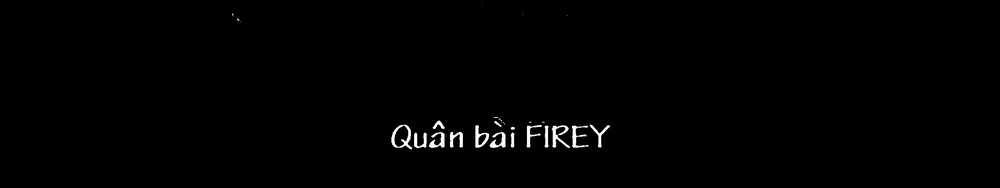
#> input picture m_test_find_font.jpeg, 1000 x 188 px, shrunk from 2560 x 480 before the run
$ jupyter execute --allow-errors Font_Detect.ipynb
#> lines starting #> are read from the running program, lines starting #| are printed output that depends on the picture; after the words box and inside, x2 and y2 are one past the last pixel; in counts of white or black regions, pixels touching at a corner belong together
<a href="https://colab.research.google.com/github/luudanmatcuoi-vn/Similar-Font-Finder/blob/main/Font_Detect.ipynb" target="_parent"></a>

[cell 1]
import sys, re, json
sys.stdout.reconfigure(encoding='utf-8')
import numpy as np
from PIL import Image, ImageDraw, ImageFont
import imagehash
from scipy import ndimage
global_font = "Inconsolata-Bold.ttf"

def get_image(image_path):
#> called with image_path = 'm_test_find_font.jpeg'
  with Image.open(image_path) as image:
#> image is the input picture: PIL image 1000x188 RGB; min 0, max 255, mean 2
    im_arr = np.frombuffer(image.tobytes(), dtype=np.uint8)
    im_arr = np.copy(im_arr)
    im_arr = im_arr.reshape((image.size[1], image.size[0], 3))
    im_arr = im_arr[:,:,0]
    im_arr[im_arr<100] = 0
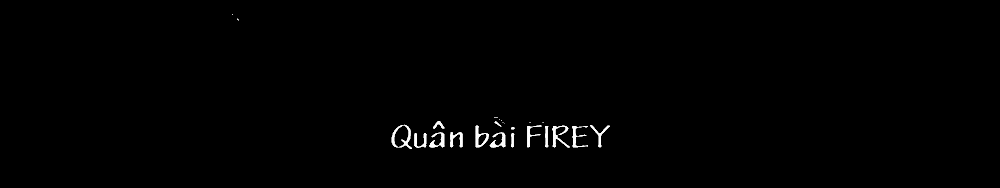
#> im_arr: shape (188, 1000); min 0, max 255, mean 1.8
  return np.array(im_arr, dtype=bool)
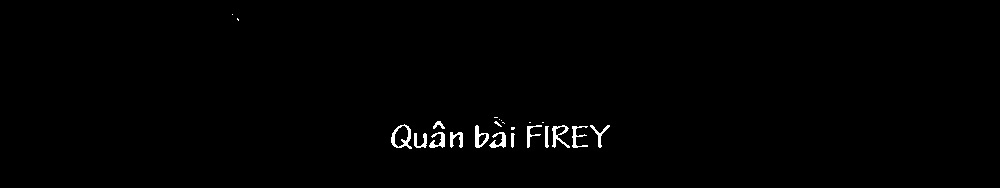
#> returned value: shape (188, 1000) bool; 0.81% white; 23 white regions (10 under 20 px), largest, box (x1, y1, x2, y2) and area: (391, 124, 412, 149) 191, (552, 125, 570, 148) 160, (475, 125, 489, 148) 148

def make_seperate_img(np_img, box, label, extend = True):
    if extend:
        np_img = np.copy(np_img[box[1]:box[3]+2,box[0]:box[2]+2])
        np_img[np_img!=label]=0
        np_img[np_img>0]=1
        return  np_img
    else:
        np_img = np.copy(np_img[box[1]:box[3],box[0]:box[2]])
        return  np_img==label
    return  np_img==label

image_path = "m_test_find_font.jpeg"

image = get_image(image_path)
img = Image.open(image_path)
font = ImageFont.truetype(global_font, 20)

label_img, num_features = ndimage.label(image, structure = [[0,1,0],[1,1,1],[0,1,0]])
#> label_img: shape (188, 1000) int32; 25 distinct labels, from 0 to 24
#> num_features = 24
bounding_box = ndimage.find_objects(label_img)
#> bounding_box = 24 items


for g in range(1,num_features+1):
    box = [ bounding_box[g-1][1].start, bounding_box[g-1][0].start, bounding_box[g-1][1].stop, bounding_box[g-1][0].stop]
    draw = ImageDraw.Draw(img)
    draw.text(( box[0],box[1] ), str(g), (255), font = font)
#> this loop made 24 passes
#> box on passes 1 to 12: [232, 14, 233, 15], [237, 18, 239, 21], [494, 117, 498, 118], [499, 119, 500, 120], [501, 120, 502, 121], [433, 121, 445, 129], [494, 121, 502, 127], [502, 122, 504, 123], [529, 122, 531, 123], [542, 122, 544, 123], [504, 123, 505, 124], [391, 124, 412, 149]

# img.show()


text_result = "17 Q,29 u,25 a,26 n,20 b,27 a,19 F,21 R,23 E,18 Y"
text_result = [{"id":int(a.split(" ")[0]),"text":a.split(" ")[1]} for a in text_result.split(",")]

#> (the rest of this cell did not finish here and is left out)
